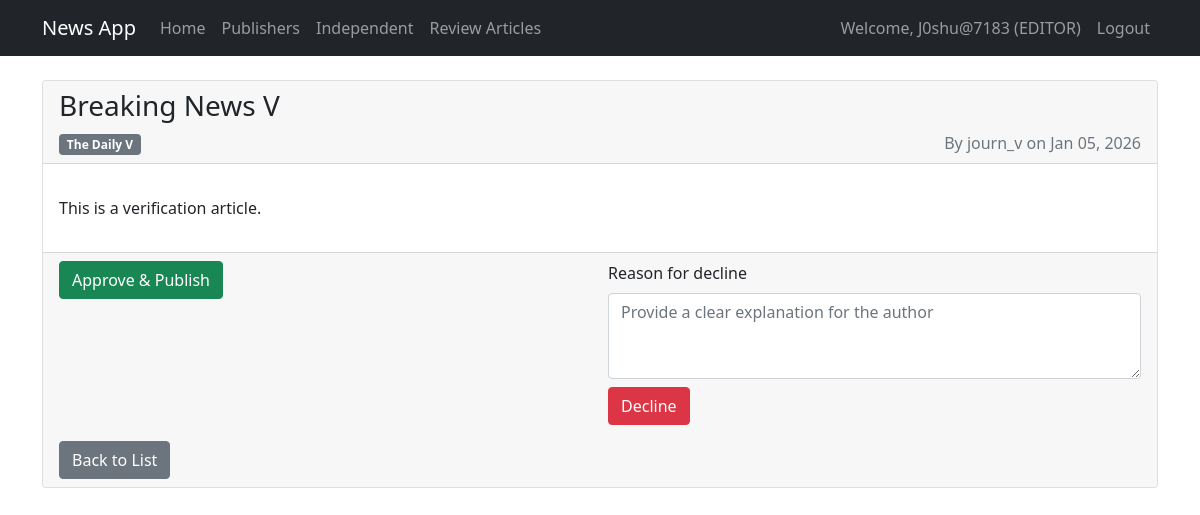
The app's page /articles/approval/1/ (signed in) with its own data.
### users/models.py (models this page shows, shortened)
class User(AbstractUser):
    class Roles(models.TextChoices):
        READER = 'READER', 'Reader'
        JOURNALIST = 'JOURNALIST', 'Journalist'
        EDITOR = 'EDITOR', 'Editor'
    role = models.CharField(max_length=20, choices=Roles.choices, default=Roles.READER)
    bio = models.TextField(blank=True)
    subscriptions_to_publishers = models.ManyToManyField('publications.Publisher', blank=True, related_name='subscribers')
    subscriptions_to_journalists = models.ManyToManyField('self', blank=True, symmetrical=False, related_name='journalist_subscribers')
    def is_editor(self):
        return self.role == self.Roles.EDITOR

### articles/models.py (models this page shows, shortened)
class Article(models.Model):
    title = models.CharField(max_length=200)
    content = models.TextField()
    image = models.ImageField(upload_to='articles/', blank=True, null=True)
    author = models.ForeignKey(settings.AUTH_USER_MODEL, on_delete=models.CASCADE, related_name='authored_articles')
    publisher = models.ForeignKey(Publisher, on_delete=models.SET_NULL, null=True, blank=True, related_name='articles')
    approved = models.BooleanField(default=False)
    created_at = models.DateTimeField(auto_now_add=True)
    updated_at = models.DateTimeField(auto_now=True)
    approved_by = models.ForeignKey(settings.AUTH_USER_MODEL, on_delete=models.SET_NULL, null=True, blank=True, related_name='approved_articles')
    declined_reason = models.TextField(blank=True)
    declined_by = models.ForeignKey(settings.AUTH_USER_MODEL, on_delete=models.SET_NULL, null=True, blank=True, related_name='declined_articles')
    declined_at = models.DateTimeField(null=True, blank=True)

### publications/models.py (models this page shows, shortened)
class Publisher(models.Model):
    title = models.CharField(max_length=200)
    description = models.TextField(blank=True)
    editors = models.ManyToManyField(settings.AUTH_USER_MODEL, related_name='publisher_editors', blank=True)
    journalists = models.ManyToManyField(settings.AUTH_USER_MODEL, related_name='publisher_journalists', blank=True)
    created_at = models.DateTimeField(auto_now_add=True)

### articles/web_views.py (the view)
# urls.py: path('approval/<int:pk>/', web_views.approval_detail, name='approval_detail'),
@login_required
@user_passes_test(is_editor)
def approval_detail(request, pk):
    article = get_object_or_404(Article, pk=pk)
    return render(request, 'articles/approval_detail.html', {'article': article})

### articles/web_views.py (called while the page is built)
def is_editor(user):
    return user.is_authenticated and user.is_editor()

### templates/articles/approval_detail.html (shortened to what this page needs)
{% extends 'base.html' %}
{% block content %}
    <div class="card">
        <div class="card-header">
            <h3>{{ article.title }}</h3>
            <span class="badge bg-secondary">{{ article.publisher.title|default:"Independent" }}</span>
            <span class="text-muted float-end">By {{ article.author.username }} on {{ article.created_at|date:"M d, Y" }}</span>
        </div>
        <div class="card-body">
            <p class="card-text">{{ article.content|linebreaks }}</p>
        </div>
        <div class="card-footer">
            <div class="row g-3">
                <div class="col-md-6">
                    <form method="post" action="{% url 'approve_article' article.id %}">
                        <button type="submit" class="btn btn-success">Approve & Publish</button>
                    </form>
                </div>
                <div class="col-md-6">
                    <form method="post" action="{% url 'decline_article' article.id %}">
                        <div class="mb-2">
                            <label class="form-label">Reason for decline</label>
                            <textarea name="reason" class="form-control" rows="3" placeholder="Provide a clear explanation for the author"></textarea>
                        </div>
                        <button type="submit" class="btn btn-danger">Decline</button>
                    </form>
                </div>
            </div>
            <div class="mt-3">
                <a href="{% url 'approval_list' %}" class="btn btn-secondary">Back to List</a>
            </div>
        </div>
    </div>
{% endblock %}

### templates/base.html (shortened to what this page needs)
<!DOCTYPE html>
<html lang="en">
<head>
    <link href="https://cdn.jsdelivr.net/npm/bootstrap@5.1.3/dist/css/bootstrap.min.css" rel="stylesheet">
</head>
<body>
    <nav class="navbar navbar-expand-lg navbar-dark bg-dark">
        <div class="container">
            <a class="navbar-brand" href="{% url 'home' %}">News App</a>
            <div class="collapse navbar-collapse">
                <ul class="navbar-nav me-auto">
                    <li class="nav-item">
                        <a class="nav-link" href="{% url 'home' %}">Home</a>
                    </li>
                    <li class="nav-item">
                        <a class="nav-link" href="{% url 'publisher_feed' %}">Publishers</a>
                    </li>
                    <li class="nav-item">
                        <a class="nav-link" href="{% url 'independent_feed' %}">Independent</a>
                    </li>
                    {% if user.is_authenticated %}
                        {% if user.role == 'EDITOR' %}
                            <li class="nav-item">
                                <a class="nav-link" href="{% url 'approval_list' %}">Review Articles</a>
                            </li>
                        {% endif %}
                    {% endif %}
                </ul>
                <ul class="navbar-nav ms-auto">
                    {% if user.is_authenticated %}
                        <li class="nav-item">
                            <span class="nav-link">Welcome, {{ user.username }} ({{ user.role }})</span>
                        </li>
                        <li class="nav-item">
                            <a class="nav-link" href="{% url 'logout' %}">Logout</a>
                        </li>
                    {% endif %}
                </ul>
            </div>
        </div>
    </nav>
    <div class="container mt-4">
        {% block content %}
        {% endblock %}
    </div>
</body>
</html>

### records on screen
User: username "J0shu@7183", role "EDITOR"
Article: title "Breaking News V", publisher "The Daily V", author.username "journ_v", created_at "Jan 05, 2026", content "This is a verification article."
